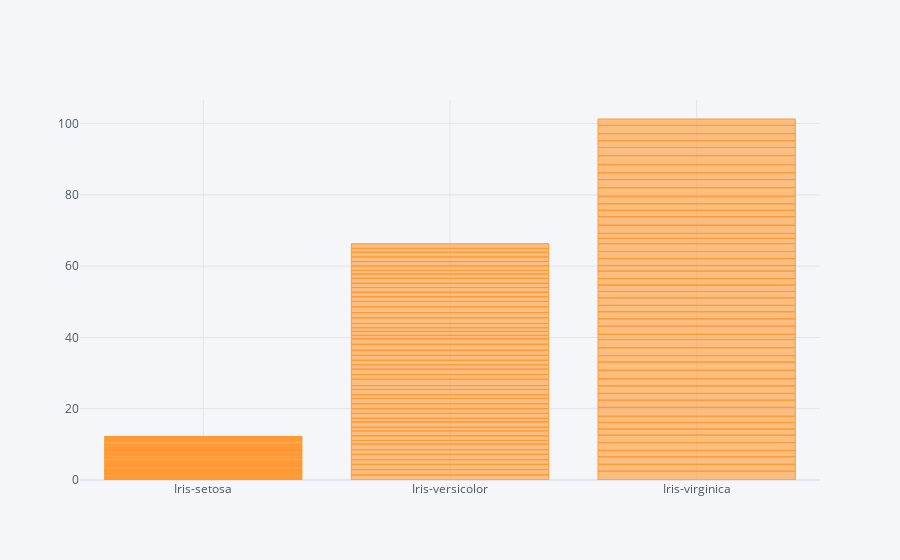

Notebook cell for this chart:
### Code cell
iris.iplot(kind='bar',x=['species'],y=['petal_width'])

### Figure 1 — Plotly figure (JSON) as saved in the notebook; plotly's stock layout.template omitted (floating-point values rounded to 4 significant figures; data arrays with more than 128 entries replaced by an {"elided": "..."} marker saying what was removed)
{"data": [{"marker": {"color": "rgba(255, 153, 51, 0.6)", "line": {"color": "rgba(255, 153, 51, 1.0)", "width": 1}}, "name": "petal_width", "orientation": "v", "text": "", "type": "bar", "x": {"elided": "150 str values"}, "y": {"elided": "150 float values"}}], "layout": {"legend": {"bgcolor": "#F5F6F9", "font": {"color": "#4D5663"}}, "paper_bgcolor": "#F5F6F9", "plot_bgcolor": "#F5F6F9", "title": {"font": {"color": "#4D5663"}}, "xaxis": {"gridcolor": "#E1E5ED", "showgrid": true, "tickfont": {"color": "#4D5663"}, "title": {"font": {"color": "#4D5663"}, "text": ""}, "zerolinecolor": "#E1E5ED"}, "yaxis": {"gridcolor": "#E1E5ED", "showgrid": true, "tickfont": {"color": "#4D5663"}, "title": {"font": {"color": "#4D5663"}, "text": ""}, "zerolinecolor": "#E1E5ED"}}}
